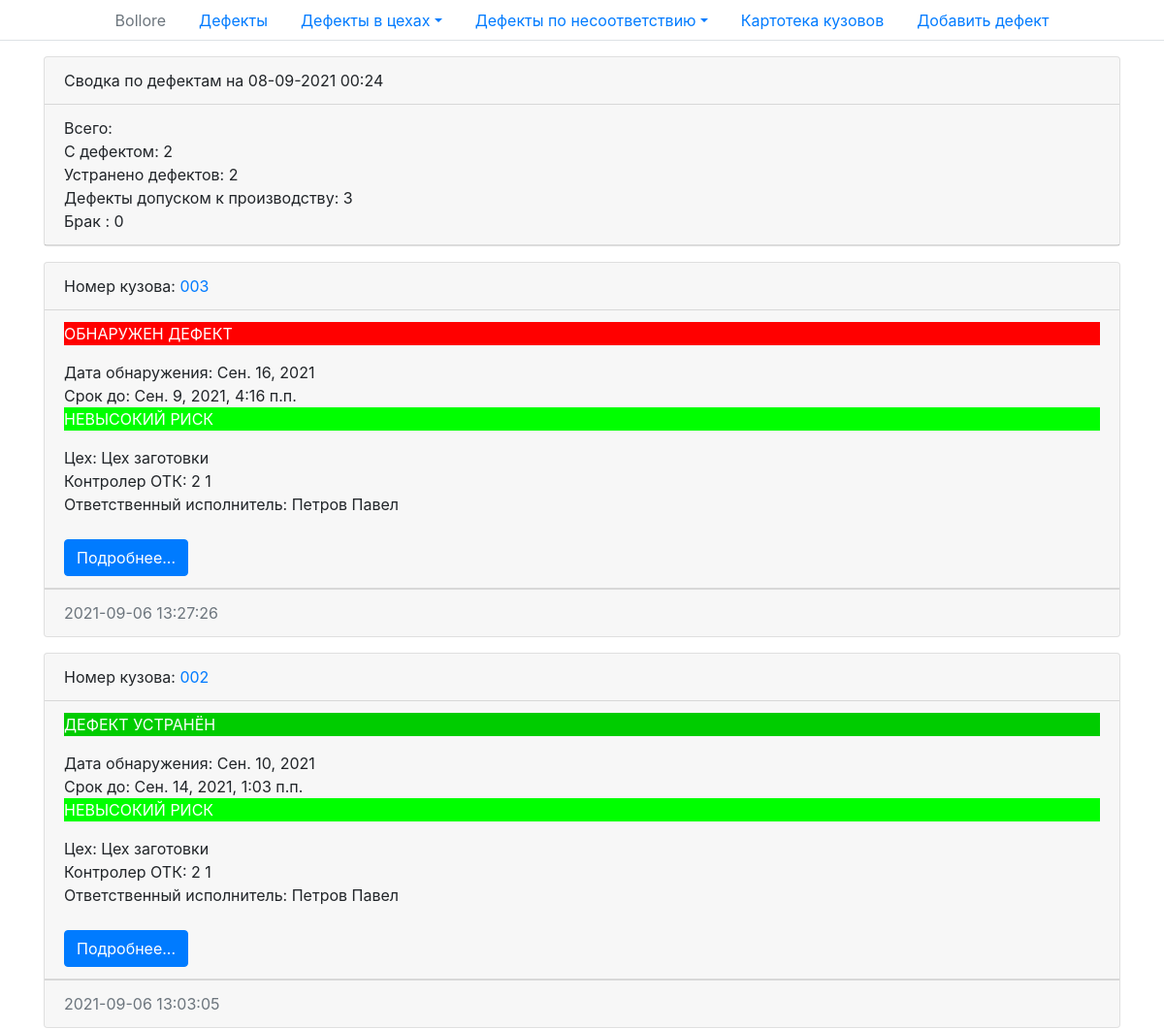
The app's page / (upper part), older data.
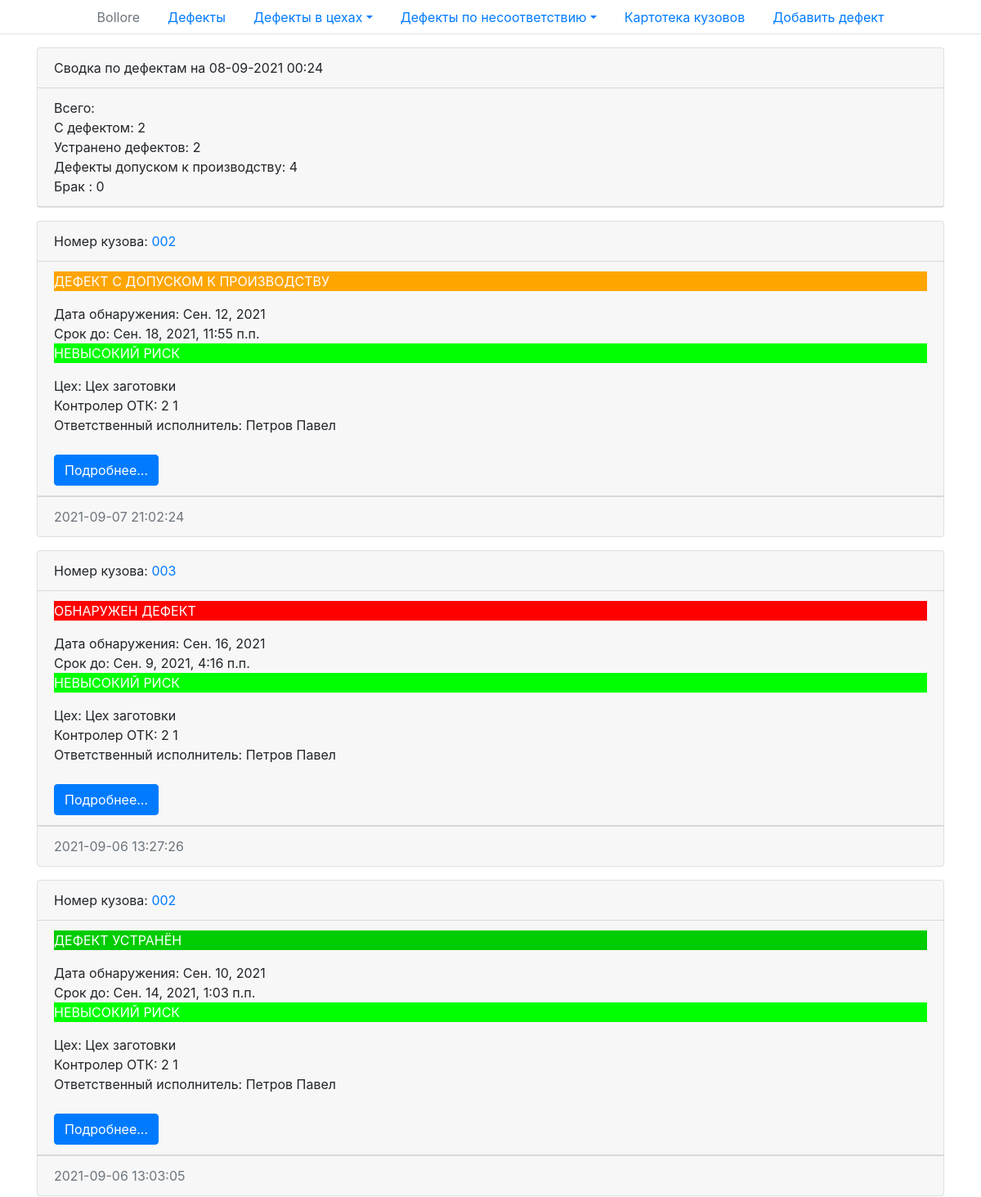
The same page, newer data.
### defects/models.py (models this page shows)
class Defects(models.Model):
    created_at = models.DateTimeField(auto_now_add=True, verbose_name='Дата создания')
    date_defect_detection = models.DateField(verbose_name='Дата обнаружения')
    term_up_to = models.DateTimeField(verbose_name='Срок до')
    status = models.ForeignKey(Status,
                               on_delete=models.PROTECT,
                               related_name='defects_status',
                               verbose_name='Статус дефекта',
                               )
    workshop = models.ForeignKey(Workshops,
                                 on_delete=models.PROTECT,
                                 related_name='defects_workshop',
                                 verbose_name='Цех'
                                 )
    detail = models.ForeignKey(Details,
                               on_delete=models.PROTECT,
                               related_name='defects_detail',
                               verbose_name='Деталь',
                               blank=True
                               )
    body_number = models.ForeignKey(Bodies,
                                    on_delete=models.PROTECT,
                                    related_name='defects_body_number',
                                    verbose_name='Номер кузова',
                                    )
    type_of_discrepancy = models.ForeignKey(TypeOfMismatch,
                                            on_delete=models.PROTECT,
                                            related_name='defects_type_of_discrepancy',
                                            verbose_name='Тип несоответствия',
                                            )
    number_of_inconsistencies = models.IntegerField(default=1,
                                                    verbose_name='Колличество несоответствий',
                                                    )
    priority = models.ForeignKey(Priority,
                                 on_delete=models.PROTECT,
                                 related_name='defects_priority',
                                 verbose_name='Приоритет',
                                 )
    discrepancy_description = models.TextField(blank=True, verbose_name='Описание несоответствия',
                                               default='Отсутствует')
    quality_controller = models.ForeignKey(User,
                                           on_delete=models.PROTECT,
                                           related_name='defects_quality_controller',
                                           verbose_name='Контролер ОТК',
                                           blank=True,
                                           null=True
                                           )
    responsible_executor = models.ForeignKey(User,
                                             on_delete=models.PROTECT,
                                             related_name='defects_responsible_executor',
                                             verbose_name='Ответственный исполнитель',
                                             null=True
                                             )
    def get_absolute_url(self):
        return reverse('defect', kwargs={'defect_id': self.pk})
    def __str__(self):
        return self.body_number.body_number
    class Meta:
        verbose_name = 'дефект'
        verbose_name_plural = 'Дефекты'
        ordering = ['-created_at']

class Bodies(models.Model):
    body_number = models.CharField(max_length=150, unique=True, verbose_name='Номер кузова')
    def get_absolute_url(self):
        return reverse('bodies', kwargs={'body_id': self.pk})
    def __str__(self):
        return self.body_number
    class Meta:
        verbose_name = 'номер кузова'
        verbose_name_plural = 'Номера кузовов'

class Workshops(models.Model):
    name_workshop = models.CharField(max_length=150, verbose_name='Цех')
    responsible_executor = models.ForeignKey(User,
                                             on_delete=models.PROTECT,
                                             related_name='workshops_responsible_executor',
                                             verbose_name='Ответственный исполнитель'
                                             )
    def get_absolute_url(self):
        return reverse('workshops', kwargs={'shop_id': self.pk})
    def __str__(self):
        return self.name_workshop
    class Meta:
        verbose_name = 'цех'
        verbose_name_plural = 'Цеха'

### defects/views.py (the view)
# urls.py: path('', index, name='home'),
def index(request):
    defects = Defects.objects.order_by('-created_at')
    shops = Workshops.objects.all()
    disagreement = TypeOfMismatch.objects.all()
    bodies = Bodies.objects.all()
    counters = {'defect_count': Defects.objects.filter(status=1).count(),
                'defect_eliminated_count': Defects.objects.filter(status=2).count(),
                'defect_approved_count': Defects.objects.filter(status=3).count(),
                'production_defect_count': Defects.objects.filter(status=4).count(),
                }
    defects_mod = []  # пустой список для модифицированного списка объектов
    for item in defects:
        a = item.type_of_discrepancy.probability_estimate.score
        b = item.type_of_discrepancy.scale_consequences.score
        risk_level = a * b  # Вычисляем уровень риска умножив оценку вероятности на маштаб последствий.
        item.risk_level = risk_level
        defects_mod.append(item)  # модифицируем объект добавляя новый атрибут риска
    print(defects_mod)
    context = {
        'defects': defects_mod,
        'shops': shops,
        'disagreement': disagreement,
        'bodies': bodies,
        'title': 'Список дефектов',
        'workshop_selected': 0,
        'counters': counters,
    }
    return render(request, 'defects/index.html', context)

### defects/models.py (called while the page is built)
    def get_absolute_url(self):
        return reverse('disagreement', kwargs={'disagreement_id': self.pk})

### defects/templates/defects/index.html (shortened to what this page needs)
{% extends 'base.html' %}
{% block content %}
  {% include 'inc/_counters.html' %}
  {% for item in defects %}
    <div class="card mb-3">
      <div class="card-header">
        Номер кузова: <a href="{{ item.body_number.get_absolute_url }}">{{ item.body_number }}</a>
      </div>
      <div class="card-header">
        {% if item.status.pk == 4 %}
          <p style="background-color:#990000; color:#ffffff"> БРАК </p>
        {% elif item.status.pk == 3 %}
          <p style="background-color:#ffa500; color:#ffffff"> ДЕФЕКТ C ДОПУСКОМ К ПРОИЗВОДСТВУ </p>
        {% elif item.status.pk == 2 %}
          <p style="background-color:#00cc00; color:#ffffff"> ДЕФЕКТ УСТРАНЁН </p>
          {% elif item.status.pk == 1 %}
          <p style="background-color:#ff0000; color:#ffffff"> ОБНАРУЖЕН ДЕФЕКТ </p>
        {% else %}
          <p style="background-color:#ff0000; color:#ffffff">ОШИБКА В ПРОГРАММЕ</p>
        {% endif %}
        Дата обнаружения: {{ item.date_defect_detection }}
        <br> Срок до: {{ item.term_up_to }}
        <br>
        {% if 1 <= item.risk_level and item.risk_level <= 5 %}
          <p style="background-color:#00ff00; color:#ffffff"> НЕВЫСОКИЙ РИСК </p>
        {% elif 6 <= item.risk_level and item.risk_level <= 10 %}
          <p style="background-color:#ffa500; color:#ffffff"> СРЕДНИЙ РИСК </p>
        {% elif 12 <= item.risk_level and item.risk_level <= 15 %}
          <p style="background-color:#ff0000; color:#ffffff"> ВЫСОКИЙ РИСК </p>
        {% elif 16 <= item.risk_level and item.risk_level <= 25 %}
          <p style="background-color:#990000; color:#ffffff"> КРАЙНЕ ВЫСОКИЙ РИСК </p>
        {% else %}
          <p style="background-color:#990000; color:#ffffff"> ОШИБКА НА СЕРВЕРЕ </p>
        {% endif %}
        Цех: {{ item.workshop }}
        <br> Контролер ОТК: {{ item.quality_controller.last_name }} {{ item.quality_controller.first_name }}
        <br> Ответственный исполнитель: {{ item.responsible_executor.last_name }}
        {{ item.responsible_executor.first_name }} <br>
        <br> <a href="{{ item.get_absolute_url }}" class="btn btn-primary">Подробнее...</a>
      </div>
      <div class="card-footer text-muted">
        {{ item.created_at|date:"Y-m-d H:i:s" }}
      </div>
    </div>
  {% endfor %}
{% endblock %}

Row changes from the older to the newer data that the page shows:
added Defects: body_number "002", shows "ДЕФЕКТ C ДОПУСКОМ К ПРОИЗВОДСТВУ", date_defect_detection "Сен. 12, 2021", term_up_to "Сен. 18, 2021, 11:55 п.п.", shows "НЕВЫСОКИЙ РИСК", workshop "Цех заготовки", quality_controller.last_name "2", quality_controller.first_name "1", responsible_executor.last_name "Петров", responsible_executor.first_name "Павел", created_at "2021-09-07 21:02:24"
Text that changed along with them:
{{ counters.defect_approved_count }}: "3" → "4"
